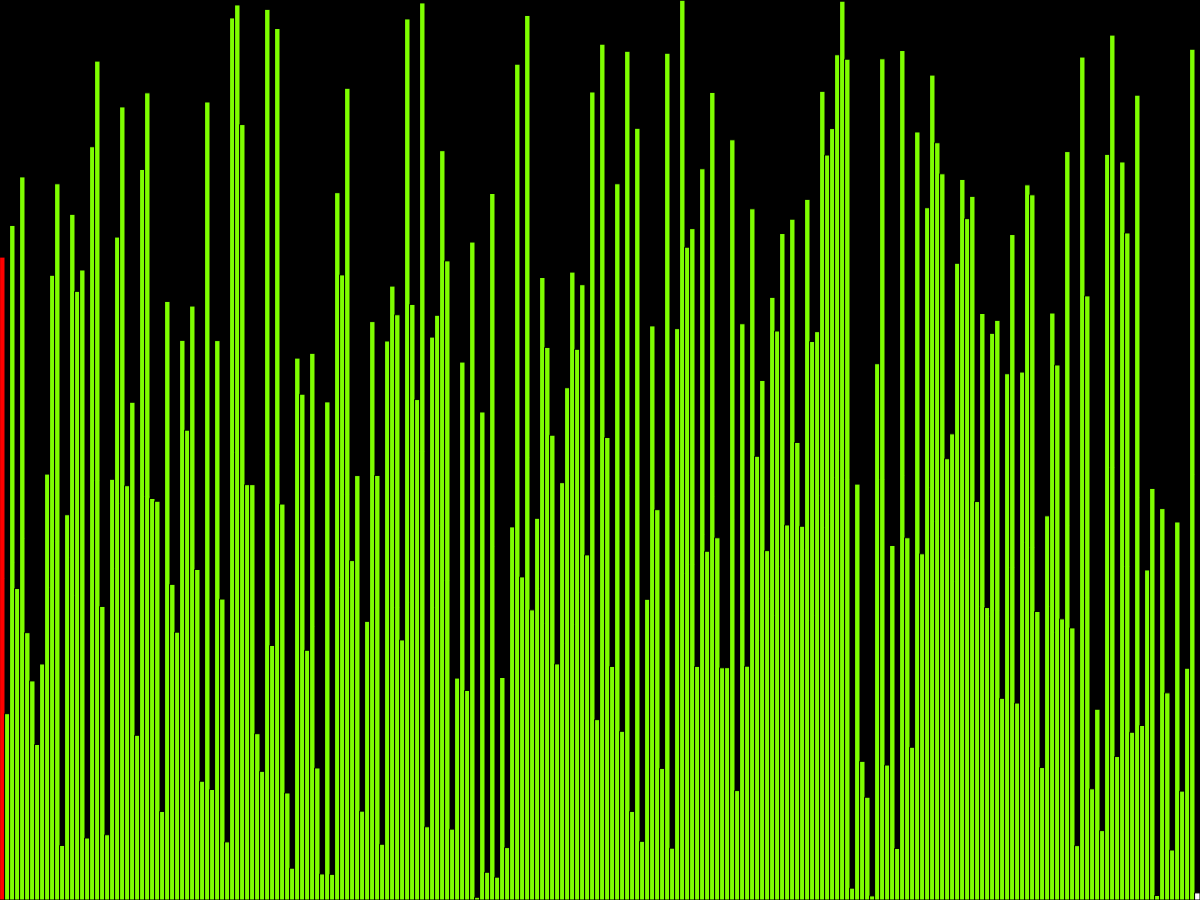
Frame 1 (no input)
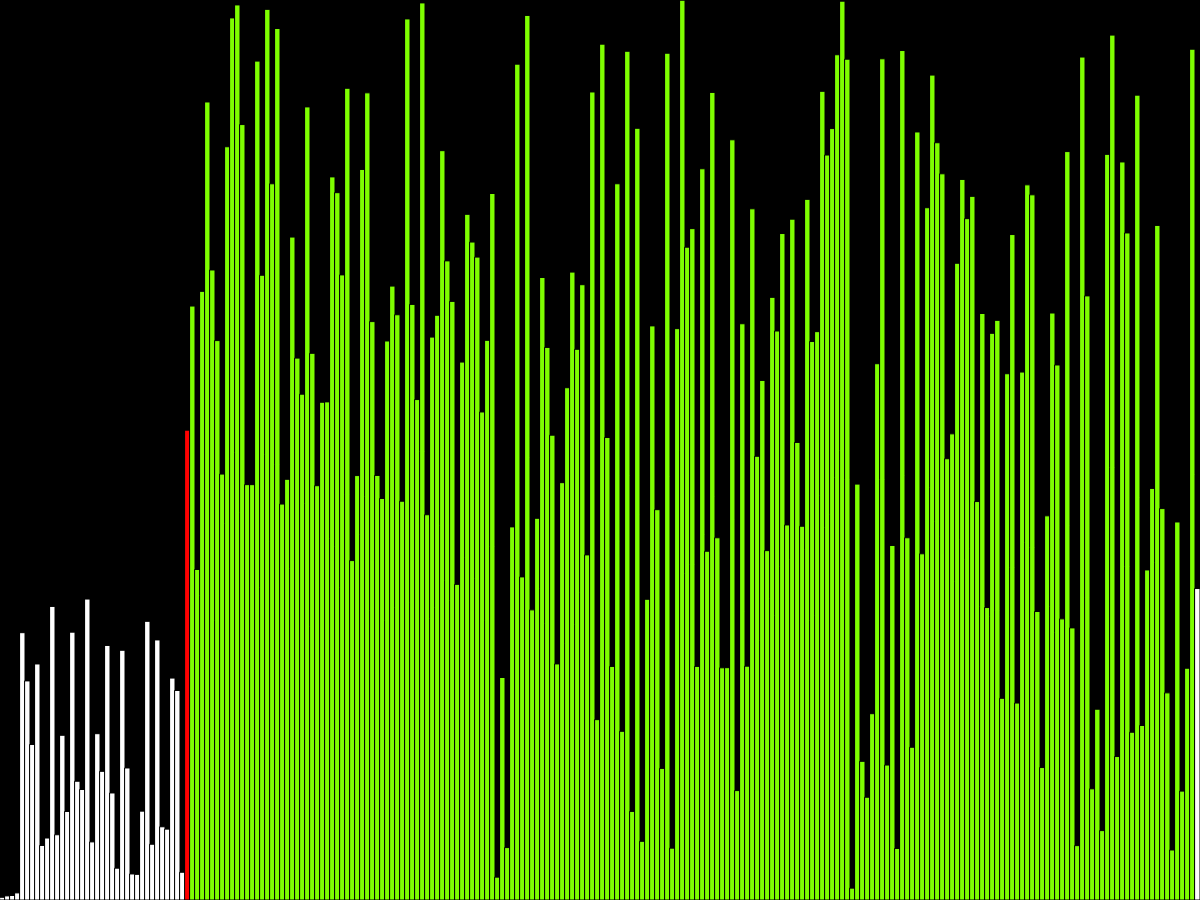
Frame 60 (no input)
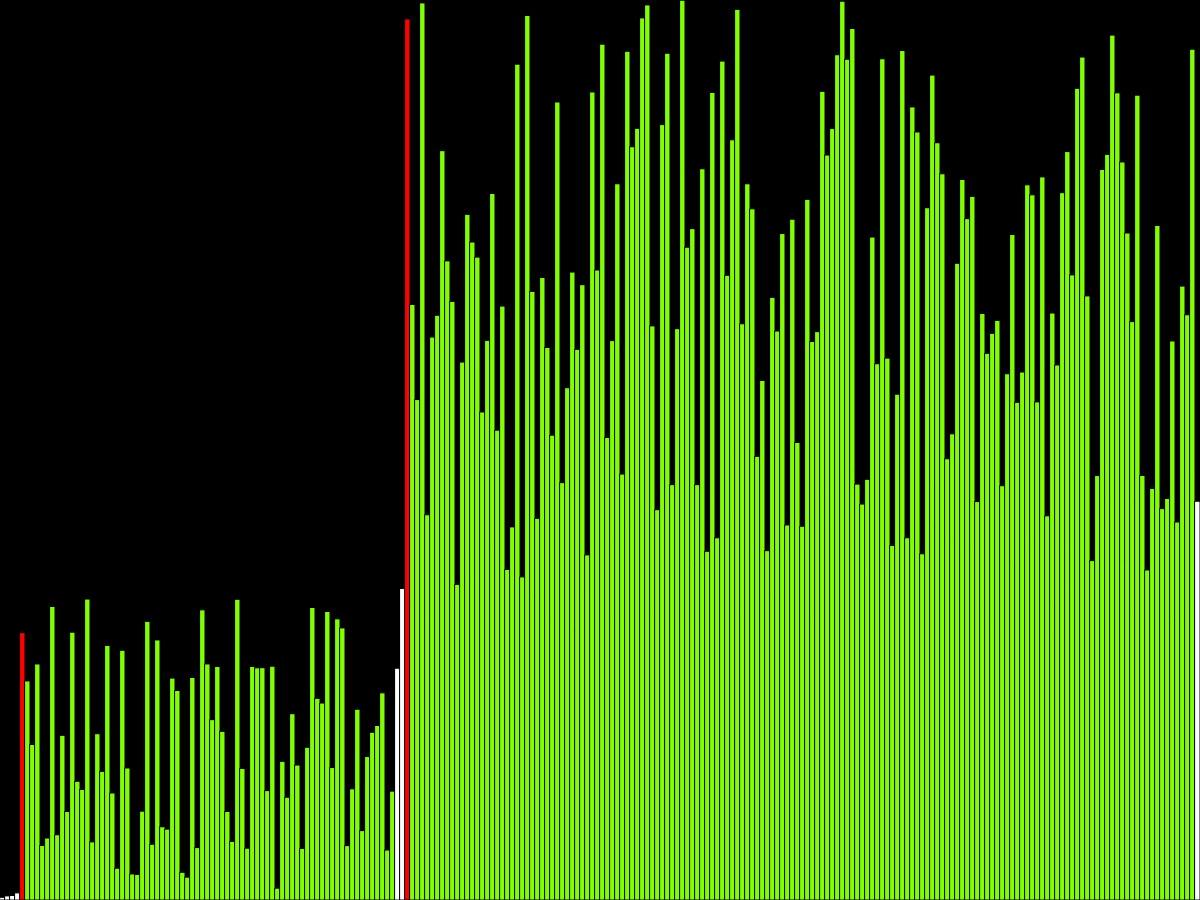
Frame 120 (the mouse pressed at the canvas centre since frame 60)

The p5.js sketch that drew these frames (run headless with seeded random() and noise() and a simulated clock; from frame 60 on, the mouse is pressed at the canvas centre):

// p5.js sketch
// ── sketch.js
let values = [];
let w = 5;

let states = [];

function setup() {
	createCanvas(windowWidth, windowHeight - 100);
	values = new Array(floor(width / w));
	for (let i = 0; i < values.length; i++) {
		values[i] = random(height);
		states[i] = -1;
	}
	quickSort(values, 0, values.length - 1);
}

async function quickSort(arr, start, end) {
	if (start >= end) {
		return;
	}
	let index = await partition(arr, start, end);
	states[index] = -1;

	await Promise.all([
		quickSort(arr, start, index - 1),
		quickSort(arr, index + 1, end),
	]);
}

async function partition(arr, start, end) {
	for (let i = start; i < end; i++) {
		states[i] = 1;
	}

	let pivotValue = arr[end];
	let pivotIndex = start;
	states[pivotIndex] = 0;
	for (let i = start; i < end; i++) {
		if (arr[i] < pivotValue) {
			await swap(arr, i, pivotIndex);
			states[pivotIndex] = -1;
			pivotIndex++;
			states[pivotIndex] = 0;
		}
	}
	await swap(arr, pivotIndex, end);

	for (let i = start; i < end; i++) {
		if (i != pivotIndex) {
			states[i] = -1;
		}
	}

	return pivotIndex;
}

function draw() {
	background(0);

	for (let i = 0; i < values.length; i++) {
		if (states[i] == 0) {
			fill("#FF0000");
		} else if (states[i] == 1) {
			fill("#7FFF00");
		} else {
			fill(255);
		}
		rect(i * w, height - values[i], w, values[i]);
	}
}

async function swap(arr, a, b) {
	await sleep(50);
	let temp = arr[a];
	arr[a] = arr[b];
	arr[b] = temp;
}

function sleep(ms) {
	return new Promise((resolve) => setTimeout(resolve, ms));
}
// ── style.css
html, body {
  margin: 0;
  padding: 0;
}

canvas {
  display: block;
}

h1{
    font-family: 'Lucida Sans', 'Lucida Sans Regular', 'Lucida Grande', 'Lucida Sans Unicode', Geneva, Verdana, sans-serif;
}

.btn a{
  text-decoration: none;
  color: white;
}

.btn{
  background-color: blue;
  border: 2px solid black;
  border-radius: 3px;
  cursor: pointer;
  font-size: larger;
  margin: 10px 5px;
  padding: 5px 5px;
  
}


.btn:hover{
  background-color: rgb(196, 180, 180);
  color: black;
}
